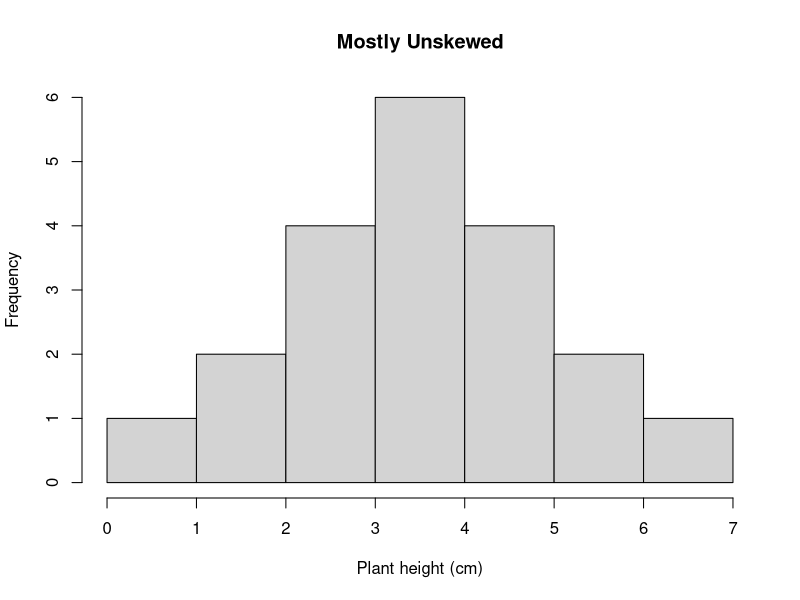
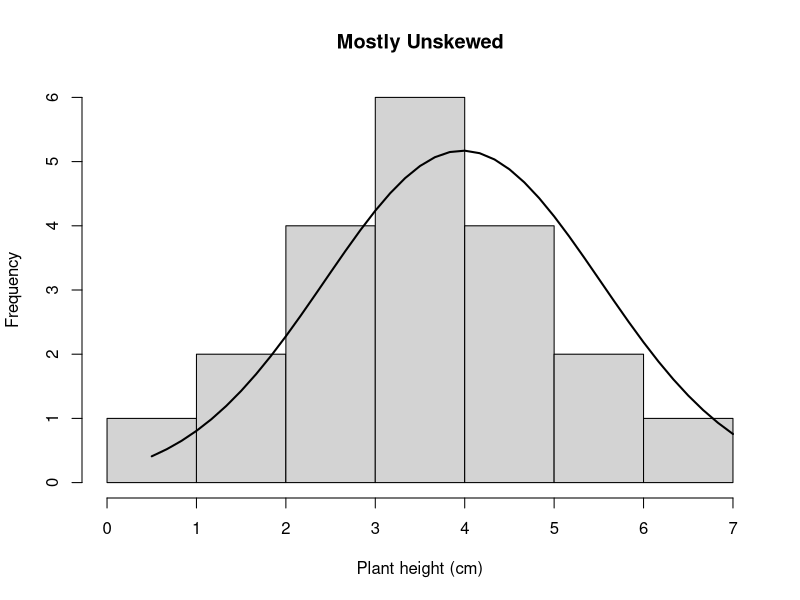
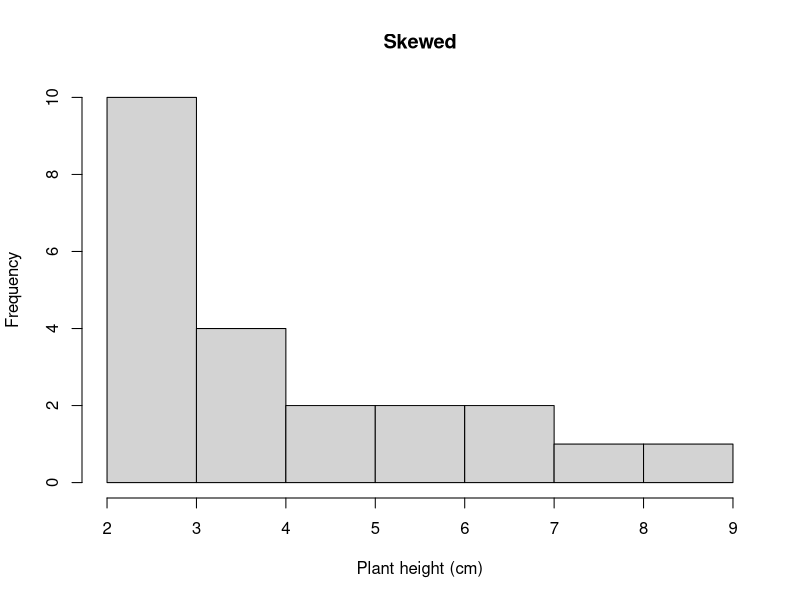
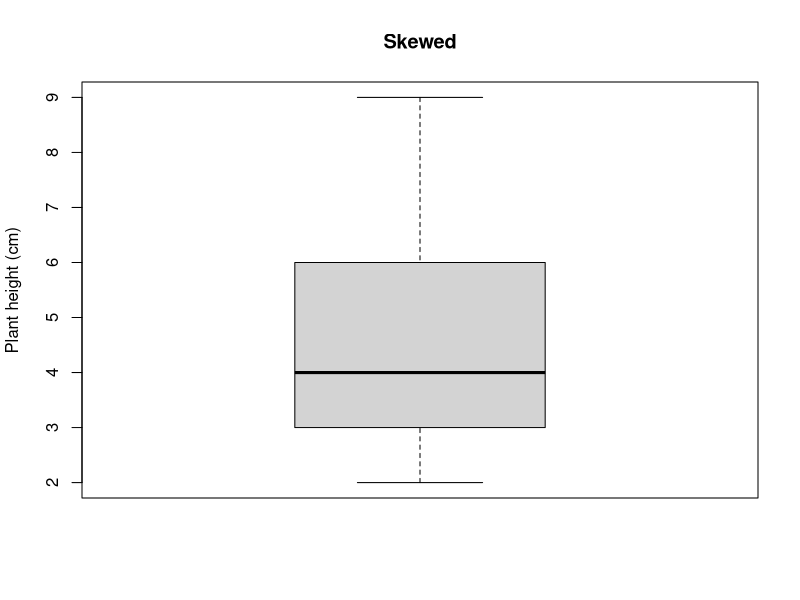
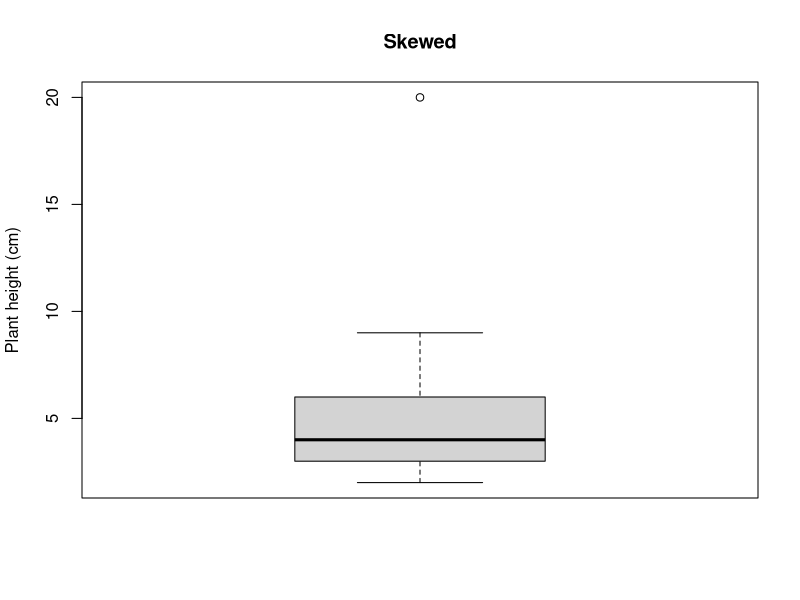
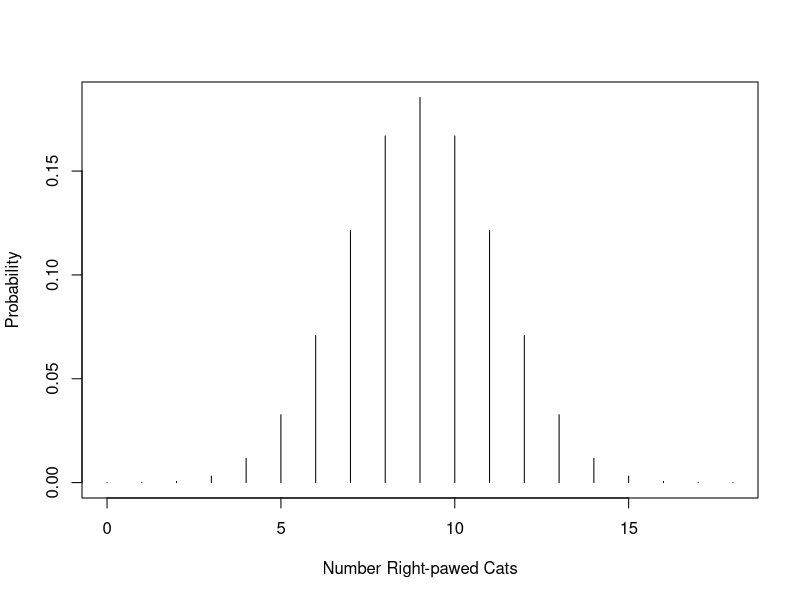
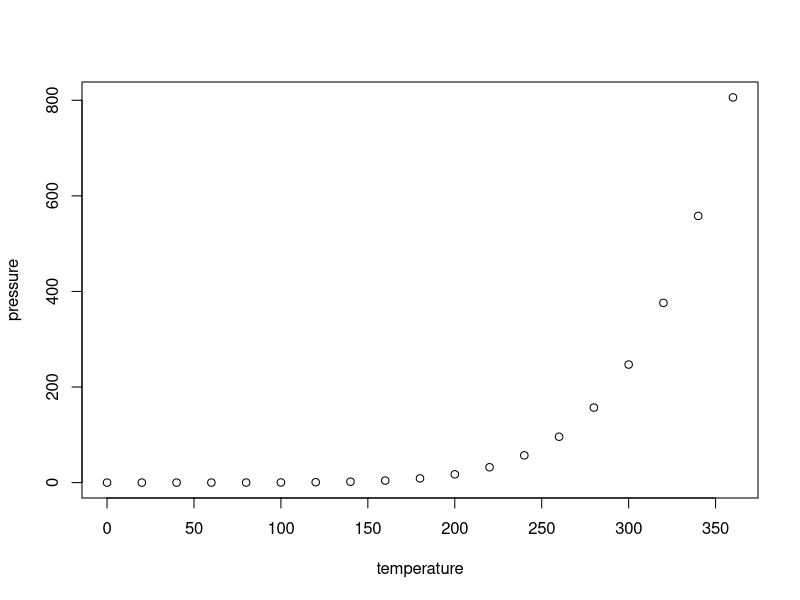

Write the R code that produced these figures, in order. (Note: this script raises an error after producing the figures.)
## ---- chunk 1
getwd() #display file path to R studio 
## ---- chunk 2
library(tidyverse)
## ---- chunk 3
sample(1:100, 10, replace=FALSE)
#1:10000 = numbers to chose among 
#number of random numbers you wish to generate
#to replace or not (in other words do you wish for the same number to be selected multiple times)
## ---- chunk 4
#create vector of heights (cm) of one population of A. subverticulata
sedonapopulation <- c(3, 3, 3, 3, 7, 8, 9)
#take the mean
mean(sedonapopulation)
#calculate variance
var(sedonapopulation)
#calculate standard deviation
sd(sedonapopulation)
#calculate standard error
#base r doesn't have this function
#so we have to write our own
std_error <- function(x) sd(x)/sqrt(length(x))
std_error(sedonapopulation)
## ---- chunk 5
sum = 3+3+3+3+7+8+9 #add all the numbers in the sample
n = length(sedonapopulation) #or you can just calculate the number of height measurements
mean = sum/n; mean #divide sum by number
## ---- chunk 6
#We determine how much each observation varies from the mean.
diffobs1 = mean - 3
diffobs2 = mean - 3
diffobs3 = mean - 3
diffobs4 = mean - 3
diffobs5 = mean - 7 
diffobs6 = mean - 8
diffobs7 = mean - 9 

#Then we square each of these. 
diffobj1_sq = diffobs1^2
diffobj2_sq = diffobs2^2
diffobj3_sq = diffobs3^2
diffobj4_sq = diffobs4^2
diffobj5_sq = diffobs5^2
diffobj6_sq = diffobs6^2
diffobj7_sq = diffobs7^2
## ---- chunk 7
#Then we add the differences up.
sumofsquares = sum(diffobj1_sq, diffobj2_sq, diffobj3_sq, diffobj4_sq, diffobj5_sq, diffobj6_sq, diffobj7_sq)
#Divide the sum of squares by n - 1.
variance = sumofsquares/(n-1); variance 
## ---- chunk 8
#an example of an unskewed population
sedona_unskewed <- c(1, 2, 3, 4, 5, 6, 7)
mean(sedona_unskewed)
median(sedona_unskewed)

#previous sedona population; skewed
sedonapopulation <- c(3, 3, 3, 3, 7, 8, 9)
mean(sedonapopulation)
median(sedonapopulation)
## ---- chunk 9
sedona_unskewed <- c(7, 2, 2, 3, 3, 3, 3, 6, 6, 5, 5, 5, 5, 4, 4, 4, 4, 4, 4, 0.5)
mean(sedona_unskewed)
median(sedona_unskewed)
#I'm renaming sedonapopulation, sedona_skewed for this example
sedona_skewed <- c(3, 3, 3, 3, 7, 3, 4, 5, 6, 3, 3, 3, 4, 4, 6, 7, 8, 9, 3, 4, 5, 2)
mean(sedona_skewed)
median(sedona_skewed)
## ---- chunk 10
hist(sedona_unskewed, main = "Mostly Unskewed", xlab = "Plant height (cm)", breaks=5)
## ---- chunk 11
h <- hist(sedona_unskewed, main = "Mostly Unskewed", xlab = "Plant height (cm)", breaks=5)

xfit <- seq(min(sedona_unskewed), max(sedona_unskewed), length = 40) 
yfit <- dnorm(xfit, mean = mean(sedona_unskewed), sd = sd(sedona_unskewed)) 
yfit <- yfit * diff(h$mids[1:2]) * length(sedona_unskewed) 

lines(xfit, yfit, col = "black", lwd = 2)
## ---- chunk 12
hist(sedona_skewed, main = "Skewed", xlab = "Plant height (cm)", breaks = 5)
## ---- chunk 13
boxplot(sedona_skewed, main="Skewed", ylab="Plant height (cm)")
## ---- chunk 14
#Let's add a plant height of 20.
sedona_skewed <- c(3, 3, 3, 3, 7, 3, 4, 5, 6, 3, 3, 3, 4, 4, 6, 7, 8, 9, 3, 4, 5, 2, 20)
boxplot(sedona_skewed, main="Skewed", ylab="Plant height (cm)")
## ---- chunk 15
paws <- 0:18
plot(paws, dbinom(paws, 18, 0.5), type='h', ylab="Probability", xlab="Number Right-pawed Cats")
## ---- chunk 16
probability <- dbinom(paws, 18, 0.5)
N <- 0:18
pawtable <- cbind(N, probability)
pawtableF <- as.data.frame(pawtable); pawtableF
## ---- chunk 17
pvalue <- (0.0117 + 0.0031 + 0.0006 + 0.00007 + 0.000004)*2; pvalue
## ---- chunk 18
summary(cars)
## ---- chunk 19
plot(pressure)
## ---- chunk 20
library(raster) 
library(terra) 

#reduce colinearity
geographic.extent <- extent(occurdata2) #could also use st_bbox
bioc <- crop(x = bio, y = geographic.extent)
ex <- terra::extract(bioc, occurdata2)
v1 <- vifstep(ex) #vifstep and vifcor are both methods to remove colinearity - default vif threshold for vifcor is 0.9, but you can change
bioc_stack <- brick(bioc)
biom <- exclude(bioc_stack, v1)
